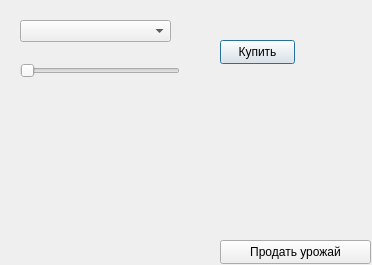
<?xml version="1.0" encoding="UTF-8"?>
<ui version="4.0">
 <class>Dialog</class>
 <widget class="QDialog" name="Dialog">
  <property name="geometry">
   <rect>
    <x>0</x>
    <y>0</y>
    <width>372</width>
    <height>265</height>
   </rect>
  </property>
  <property name="windowTitle">
   <string>Dialog</string>
  </property>
  <widget class="QComboBox" name="comboBox">
   <property name="geometry">
    <rect>
     <x>20</x>
     <y>20</y>
     <width>151</width>
     <height>22</height>
    </rect>
   </property>
  </widget>
  <widget class="QSlider" name="horizontalSlider">
   <property name="geometry">
    <rect>
     <x>20</x>
     <y>60</y>
     <width>160</width>
     <height>22</height>
    </rect>
   </property>
   <property name="orientation">
    <enum>Qt::Horizontal</enum>
   </property>
  </widget>
  <widget class="QPushButton" name="pushButton">
   <property name="geometry">
    <rect>
     <x>220</x>
     <y>40</y>
     <width>75</width>
     <height>24</height>
    </rect>
   </property>
   <property name="text">
    <string>Купить</string>
   </property>
  </widget>
  <widget class="QPushButton" name="pushButton_2">
   <property name="geometry">
    <rect>
     <x>220</x>
     <y>240</y>
     <width>151</width>
     <height>24</height>
    </rect>
   </property>
   <property name="text">
    <string>Продать урожай</string>
   </property>
  </widget>
  <widget class="QLabel" name="label">
   <property name="geometry">
    <rect>
     <x>50</x>
     <y>120</y>
     <width>241</width>
     <height>21</height>
    </rect>
   </property>
   <property name="text">
    <string/>
   </property>
  </widget>
 </widget>
 <resources/>
 <connections/>
</ui>
